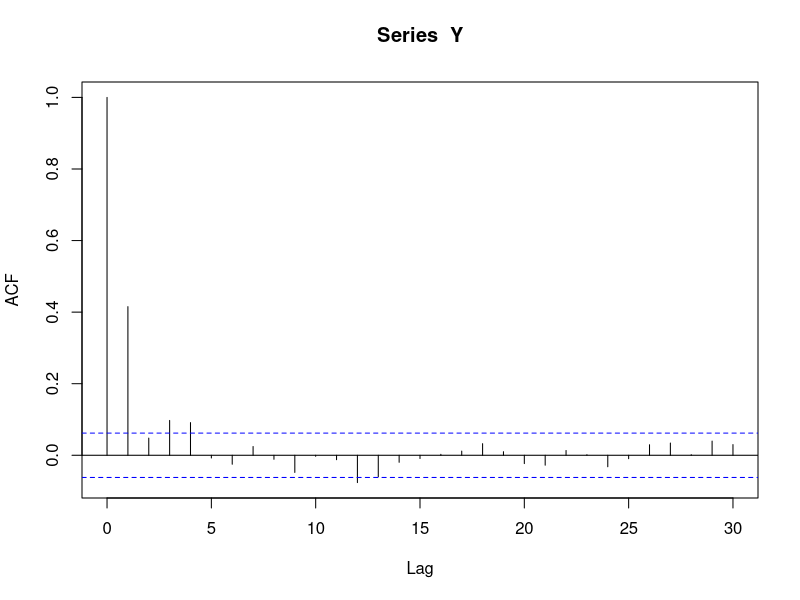
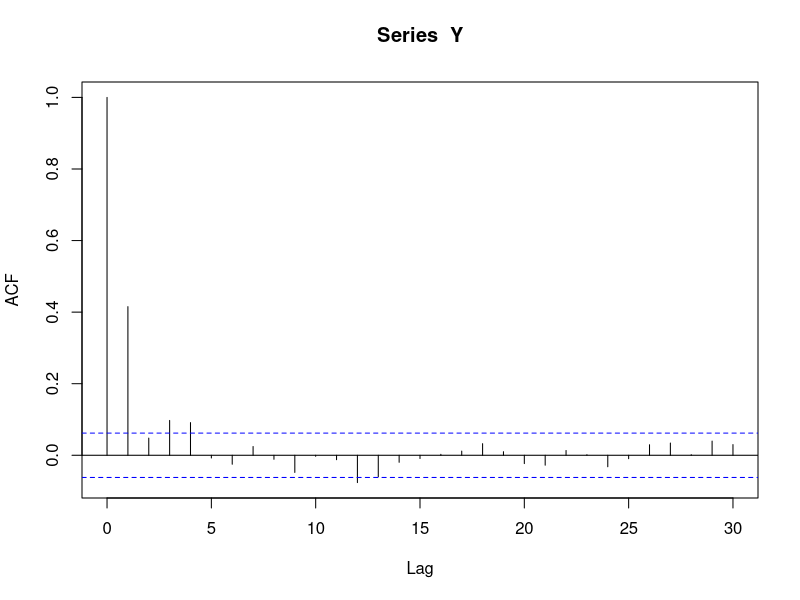
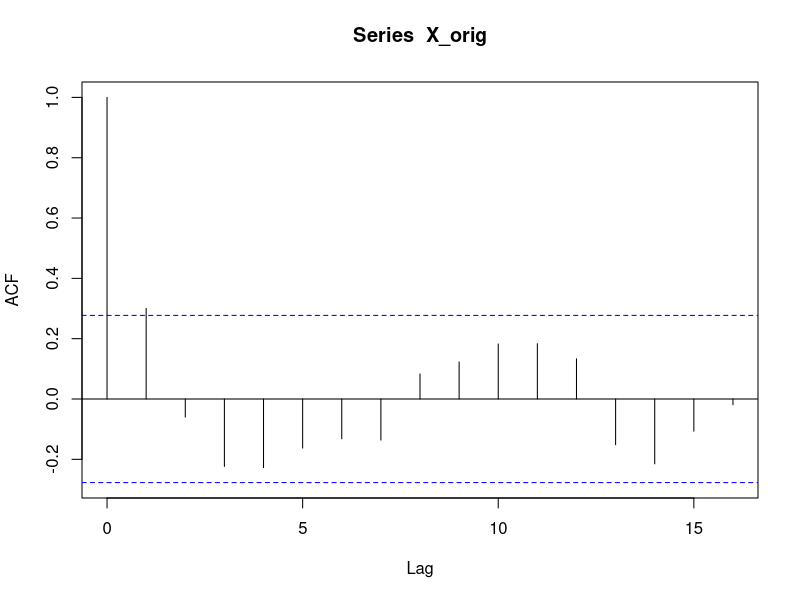
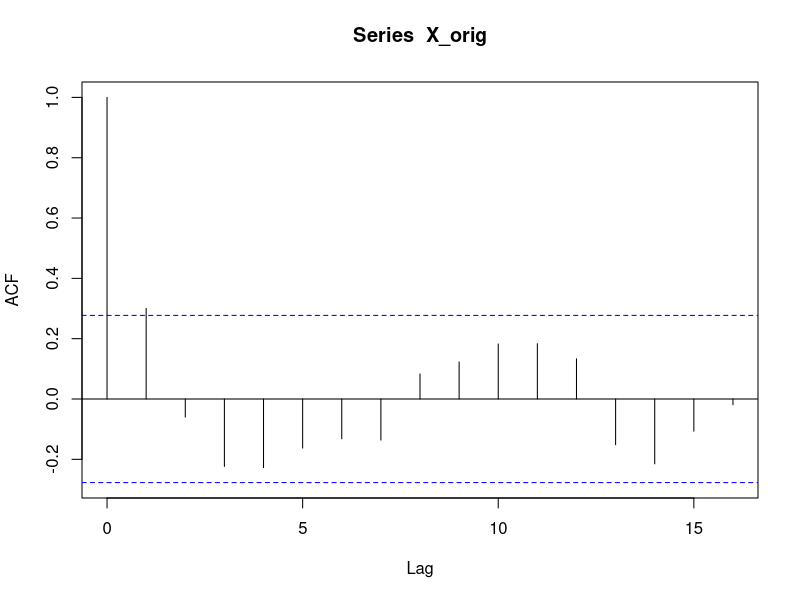
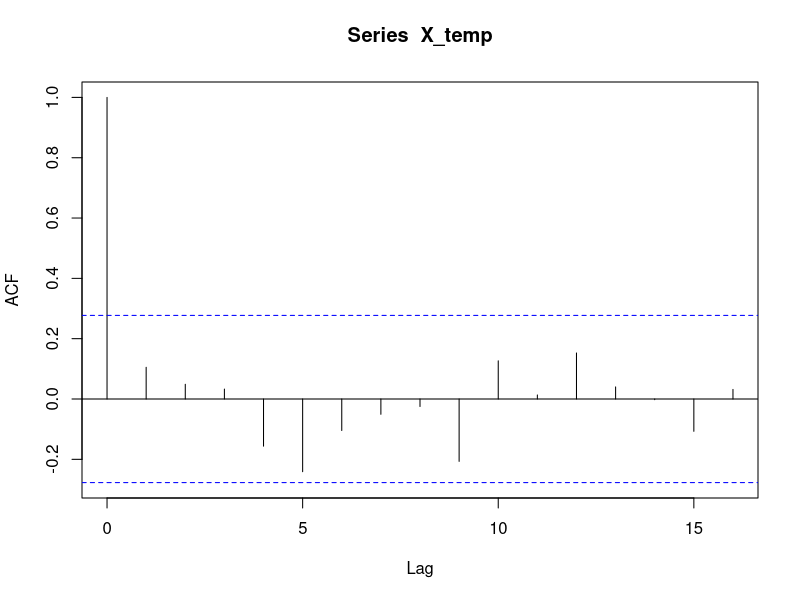
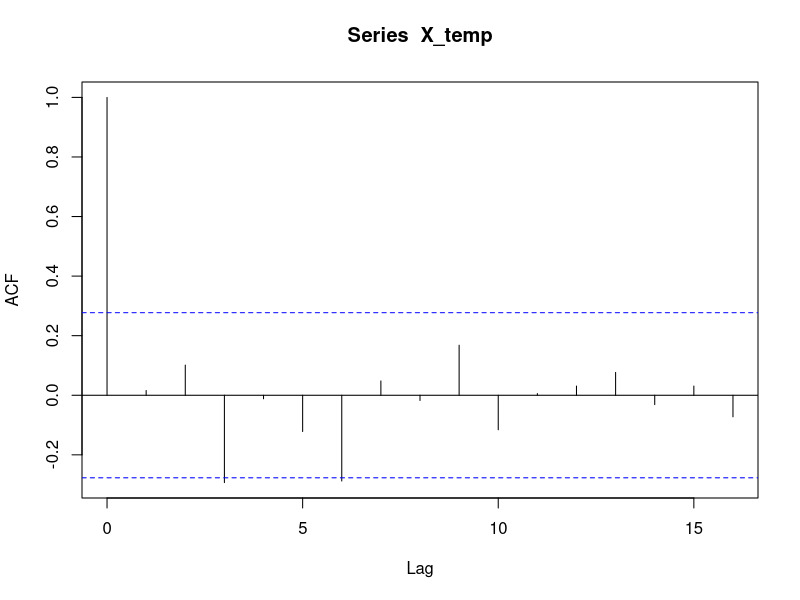
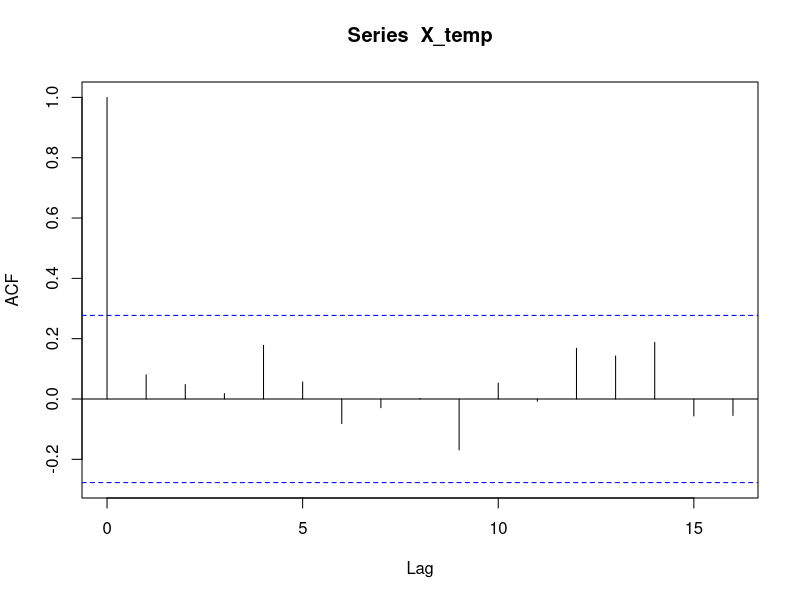
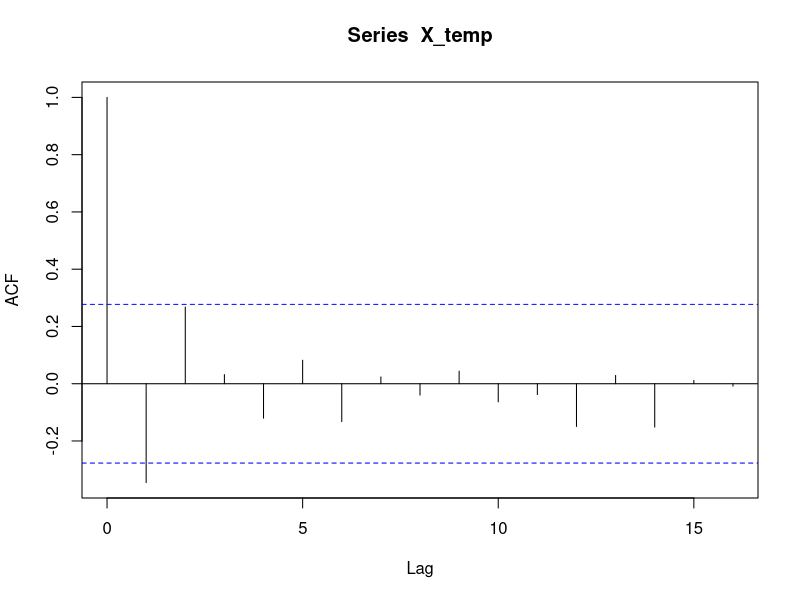

Here is the R script that generated these plots, in order:
## Question 1 and 2
n <- 1000
var <- 1
theta <- 0.5

Y <- rep(0, n)
Epsilon <- rnorm(n, 0, var)

Y[1] <- (Epsilon[1]) / sqrt(1 - theta^2)
for (t in 2:n) {
  Y[t] <- (theta * Epsilon[t - 1]) + Epsilon[t]
}

acf(Y)
acf_values <- acf(Y)

## Question 4
n <- 50
var <- 1
theta <- 0.5

X_orig <- rep(0, n)
Epsilon <- rnorm(n, 0, var)

X_orig[1] <- (Epsilon[1]) / sqrt(1 - theta^2)
for (t in 2:n) {
  X_orig[t] <- (theta * Epsilon[t - 1]) + Epsilon[t]
}

acf(X_orig)
acf_values <- acf(X_orig)
acf_orig <- acf_values$acf[0:11]

## Question 5 and 6
acf_matrix <- matrix(0, nrow = 100, ncol = 11)
for (r in 1:100) {
  X_temp <- sample(X_orig, 50, replace = FALSE)
  acf_values_temp <- acf(X_temp)$acf[0:11]
  for (c in 1:11) {
    acf_matrix[r, c] <- acf_values_temp[c]
  }
}

low_quant <- c()
high_quant <- c()
for (col in 1:11) {
  low_value <- quantile(acf_matrix[, col], probs = c(0.025))
  high_value <- quantile(acf_matrix[, col], probs = c(0.975))
  low_quant <- c(low_quant, low_value)
  high_quant <- c(high_quant, high_value)
}

## Question 7
plot(acf_orig, type='l', xlab='Lag')
lines(low_quant, type='l', lty=2, col='blue')
lines(high_quant, type='l', lty=2, col='blue')
